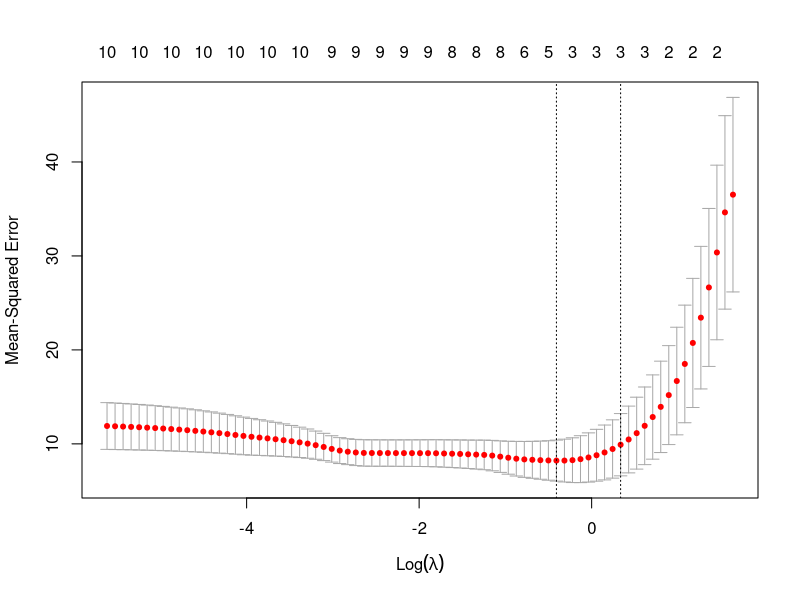

Here is the R script that generated this plot:
## ---- chunk 1
library("knitr")
options(width = 1000)
opts_chunk$set(message = F, error = F, warning = F, comment = NA, fig.align = 'center', dpi = 100)
## ---- chunk 2
library(caret) # experiment design
library(MASS) # stepwise regression
library(leaps) # all subsets regression
library(glmnet) # for regularized linear regression
## ---- chunk 3
model_mlr <- lm(Temp~Month+Wind, data=airquality) 
summary(model_mlr)
## ---- chunk 4
rn_train <- sample(nrow(airquality), 
                   floor(nrow(airquality)*0.8))
train <- airquality[rn_train,]
test <- airquality[-rn_train,]
model_mlr <- lm(Temp~Month+Wind, data=train) 
prediction <- predict(model_mlr, interval="prediction", 
                      newdata=test)
## ---- chunk 5
sqrt(sum((prediction[,"fit"] - test$Temp)^2)/nrow(test))
## ---- chunk 6
errors <- prediction[,"fit"] - test$Temp
rel_change <- 1 - ((test$Temp - abs(errors)) / test$Temp)
table(rel_change<0.10)["TRUE"] / nrow(test)
## ---- chunk 7
full <- lm(mpg~wt+hp+disp+gear,data=mtcars)
null <- lm(mpg~1,data=mtcars)
stepF <- stepAIC(null, scope=list(lower=null, upper=full), 
                direction= "forward", trace=FALSE)
summary(stepF)
## ---- chunk 8
full <- lm(mpg~wt+hp+disp+gear,data=mtcars)
stepB <- stepAIC(full, direction= "backward", trace=FALSE)
summary(stepB)
## ---- chunk 9
subsets<-regsubsets(mpg~wt+hp+disp+gear,data=mtcars,
                    nbest=2)
sub.sum <- summary(subsets)
as.data.frame(sub.sum$outmat)
## ---- chunk 10
cv.fit <- cv.glmnet(as.matrix(mtcars[,-1]), 
                    as.vector(mtcars[,1]), nlambda=100)
plot(cv.fit)
